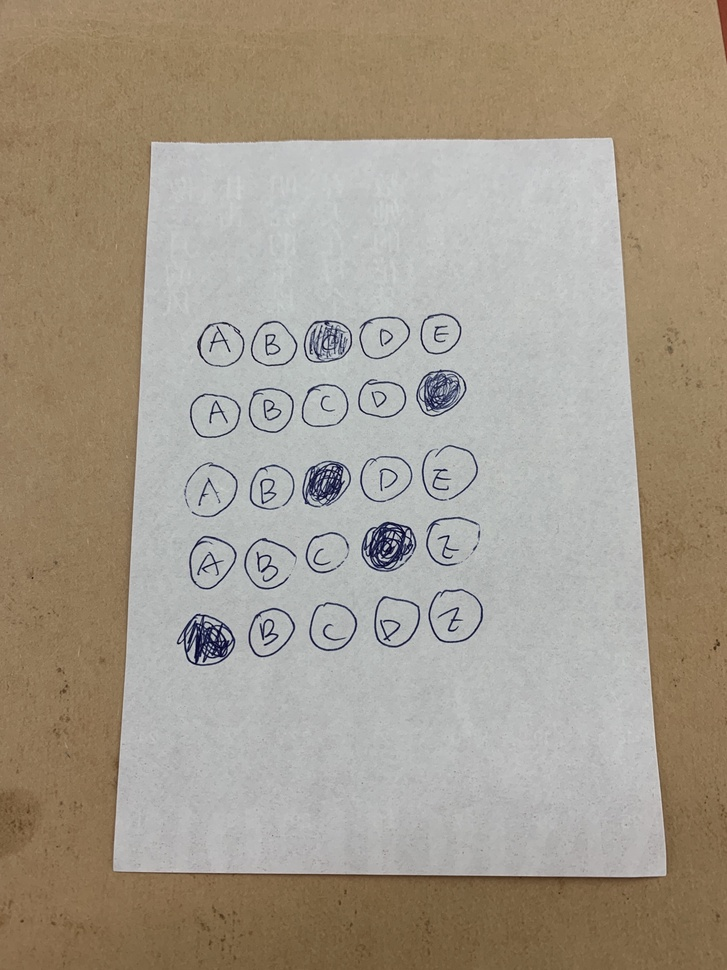
#> input picture Image-demo/a.jpeg, 727 x 970 px, shrunk from 1440 x 1920 before the run
$ python Convexity_Defects.py
#> lines starting #> are read from the running program, lines starting #| are printed output that depends on the picture; after the words box and inside, x2 and y2 are one past the last pixel; in counts of white or black regions, pixels touching at a corner belong together
# -*- coding: utf-8 -*-
# !/usr/bin/env python
# author = hongkefeng


import cv2
import numpy as np

img = cv2.imread('a.jpeg')
#> img is the input picture: shape (970, 727, 3); mean B, G, R 139, 153.8, 163.8
img_gray = cv2.cvtColor(img, cv2.COLOR_BGR2GRAY)
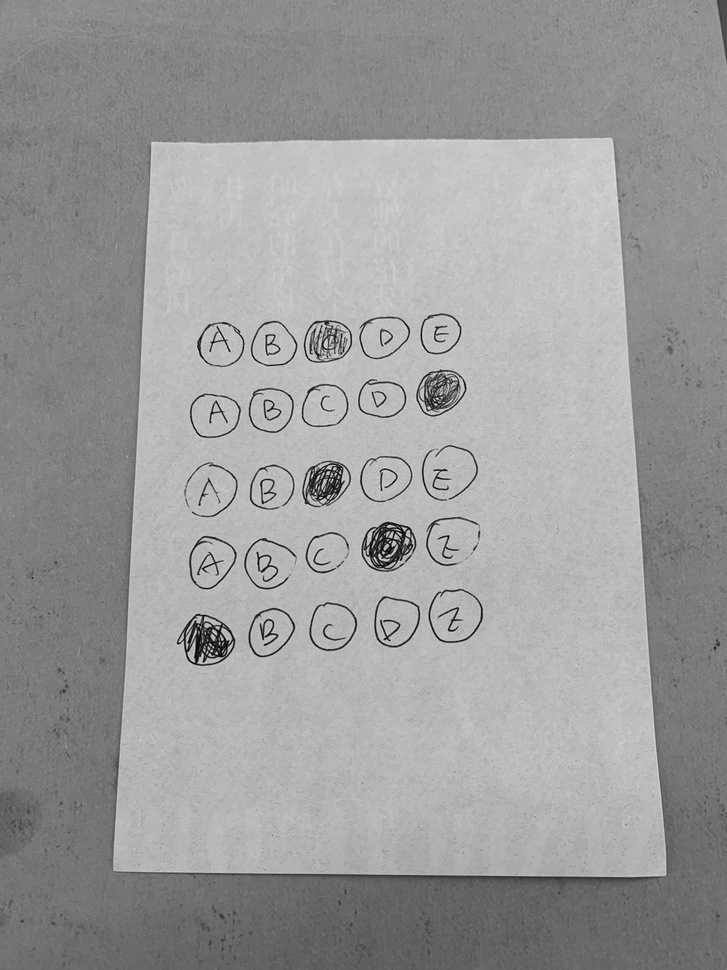
#> img_gray: shape (970, 727); min 1, max 225, mean 155
ret, thresh = cv2.threshold(img_gray, 127, 255, 0)
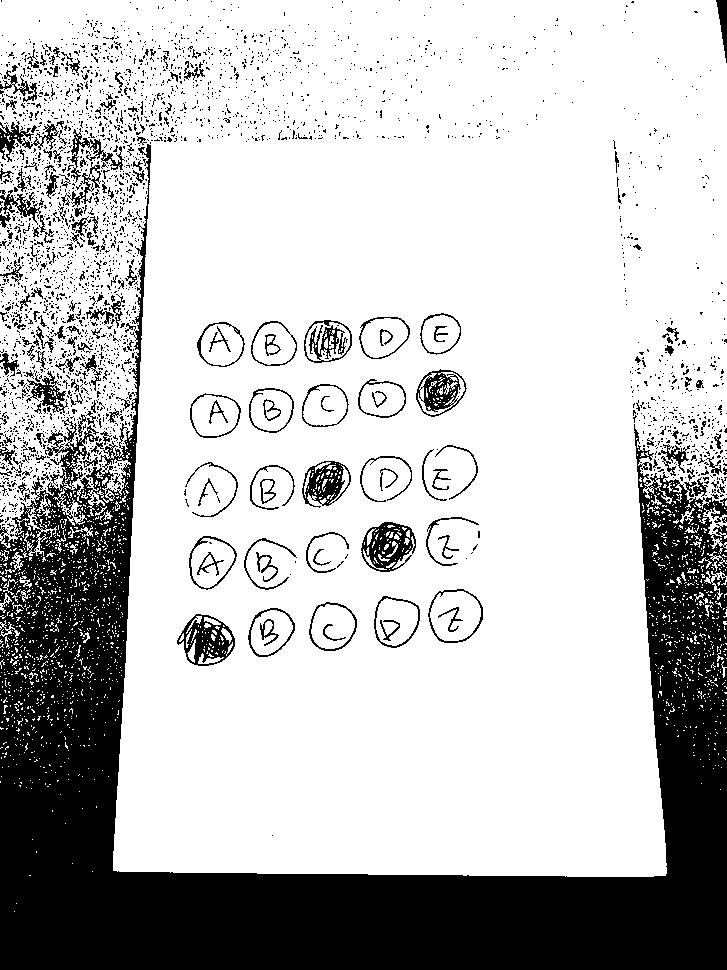
#> thresh: shape (970, 727); 75.5% white; 2923 black regions (2716 under 20 px)

print(ret, thresh)
#> (printed output is left out)

contours, hierarchy = cv2.findContours(thresh, 2, 1)
#> contours = 5876 contours, 5489 with area under 20; largest, box (x1, y1, x2, y2) and area: (0, 0, 727, 877) 553608, (427, 588, 484, 644) 2434, (176, 613, 236, 667) 2218, (360, 521, 417, 573) 2087, (430, 591, 481, 641) 1954
cnt = contours[0]
#> cnt = [[14, 911]]

hull = cv2.convexHull(cnt, returnPoints=False)
#> hull = [0]
defects = cv2.convexityDefects(cnt, hull)

#> (the run stopped early here; a loop or call above may not have finished)
